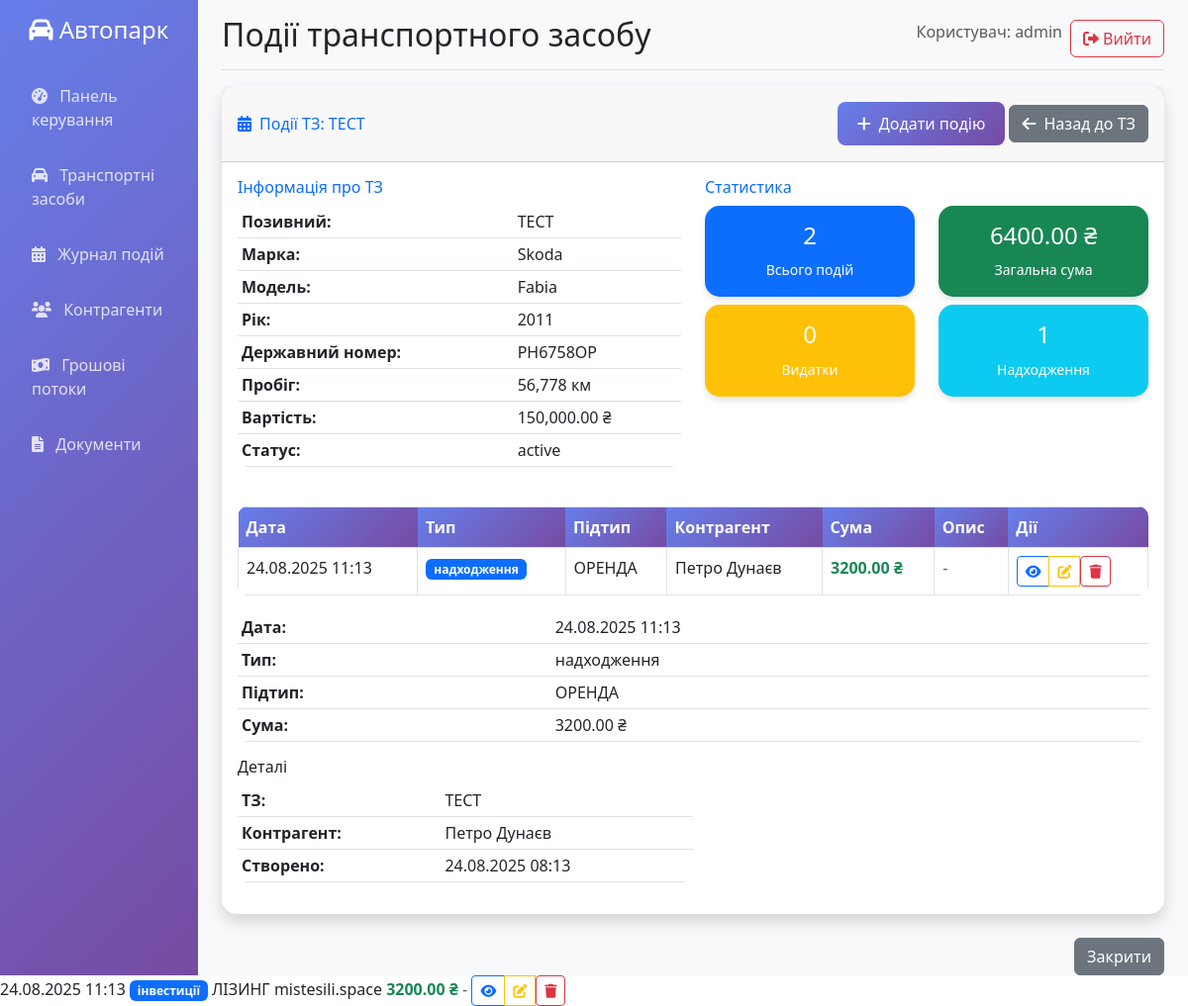
Screenshot of /events/by_vehicle/2 (signed in) with the database file from the repository.
### app.py (models this page shows)
class User(UserMixin, db.Model):
    id = db.Column(db.Integer, primary_key=True)
    username = db.Column(db.String(80), unique=True, nullable=False)
    email = db.Column(db.String(120), unique=True, nullable=False)
    password_hash = db.Column(db.String(120), nullable=False)
    role = db.Column(db.String(20), default='user')
    created_at = db.Column(db.DateTime, default=datetime.utcnow)

class Vehicle(db.Model):
    id = db.Column(db.Integer, primary_key=True)
    brand = db.Column(db.String(50), nullable=False)  # Марка
    model = db.Column(db.String(50), nullable=False)  # Модель
    year = db.Column(db.Integer, nullable=False)  # Год
    engine_volume = db.Column(db.Float)  # Объем двигателя
    vin_code = db.Column(db.String(17), unique=True, nullable=False)  # VIN код
    license_plate = db.Column(db.String(20), unique=True, nullable=False)  # Госномер
    call_sign = db.Column(db.String(20), unique=True, nullable=False)  # Позывной
    mileage = db.Column(db.Integer, default=0)  # Пробег
    last_to_date = db.Column(db.Date)  # Дата последнего ТО (из журнала событий)
    breakdown_history = db.Column(db.Text)  # История поломок (из журнала событий)
    cost = db.Column(db.Float, default=0)  # Стоимость
    payback_weeks = db.Column(db.Integer)  # Недель до окупаемости
    payment_history = db.Column(db.Text)  # История платежей (из журнала событий)
    status = db.Column(db.String(20), default='active')
    created_at = db.Column(db.DateTime, default=datetime.utcnow)

class EventJournal(db.Model):
    id = db.Column(db.Integer, primary_key=True)
    date = db.Column(db.DateTime, nullable=False, default=datetime.utcnow)  # Дата события
    event_type = db.Column(db.String(50), nullable=False)  # ТИП события
    subtype = db.Column(db.String(100), nullable=False)  # ПІДТИП события
    vehicle_id = db.Column(db.Integer, db.ForeignKey('vehicle.id'))  # ОБ'ЄКТ (ТС)
    contractor_id = db.Column(db.Integer, db.ForeignKey('contractor.id'))  # Контрагент
    amount = db.Column(db.Float, default=0)  # Сумма
    description = db.Column(db.Text)  # Описание события
    created_by = db.Column(db.Integer, db.ForeignKey('user.id'))
    created_at = db.Column(db.DateTime, default=datetime.utcnow)
    vehicle = db.relationship('Vehicle', backref='events')
    contractor = db.relationship('Contractor', backref='events')
    user = db.relationship('User', backref='events')

class Contractor(db.Model):
    id = db.Column(db.Integer, primary_key=True)
    contractor_type = db.Column(db.String(50), nullable=False)  # Тип контрагента
    subtype = db.Column(db.String(100))  # Підтип
    name = db.Column(db.String(200), nullable=False)  # Найменування
    phone = db.Column(db.String(20))  # Телефон
    location = db.Column(db.String(200))  # Геолокація
    notes = db.Column(db.Text)  # Примітки
    created_at = db.Column(db.DateTime, default=datetime.utcnow)

### app.py (the view)
@app.route('/events/by_vehicle/<int:vehicle_id>')
@login_required
def events_by_vehicle(vehicle_id):
    vehicle = Vehicle.query.get_or_404(vehicle_id)
    events = EventJournal.query.filter_by(vehicle_id=vehicle_id).order_by(EventJournal.date.desc()).all()
    return render_template('events_by_vehicle.html', events=events, vehicle=vehicle)

### templates/events_by_vehicle.html (shortened to what this page needs)
{% extends "base.html" %}
{% block page_title %}Події транспортного засобу{% endblock %}
{% block content %}
<div class="card shadow mb-4">
    <div class="card-header py-3 d-flex justify-content-between align-items-center">
        <h6 class="m-0 font-weight-bold text-primary">
            <i class="fas fa-calendar-alt me-2"></i>Події ТЗ: {{ vehicle.call_sign }}
        </h6>
        <div>
            <a href="{{ url_for('add_event') }}" class="btn btn-primary">
                <i class="fas fa-plus me-2"></i>Додати подію
            </a>
            <a href="{{ url_for('vehicles') }}" class="btn btn-secondary">
                <i class="fas fa-arrow-left me-2"></i>Назад до ТЗ
            </a>
        </div>
    </div>
    <div class="card-body">
        <div class="row mb-4">
            <div class="col-md-6">
                <h6 class="text-primary">Інформація про ТЗ</h6>
                <table class="table table-sm">
                    <tr><td><strong>Позивний:</strong></td><td>{{ vehicle.call_sign }}</td></tr>
                    <tr><td><strong>Марка:</strong></td><td>{{ vehicle.brand }}</td></tr>
                    <tr><td><strong>Модель:</strong></td><td>{{ vehicle.model }}</td></tr>
                    <tr><td><strong>Рік:</strong></td><td>{{ vehicle.year }}</td></tr>
                    <tr><td><strong>Державний номер:</strong></td><td>{{ vehicle.license_plate }}</td></tr>
                    <tr><td><strong>Пробіг:</strong></td><td>{{ "{:,}".format(vehicle.mileage) }} км</td></tr>
                    <tr><td><strong>Вартість:</strong></td><td>{{ "{:,.2f}".format(vehicle.cost) }} ₴</td></tr>
                    <tr><td><strong>Статус:</strong></td><td>{{ vehicle.status }}</td></tr>
                </table>
            </div>
            <div class="col-md-6">
                <h6 class="text-primary">Статистика</h6>
                <div class="row">
                    <div class="col-6">
                        <div class="card bg-primary text-white">
                            <div class="card-body text-center">
                                <h4>{{ events|length }}</h4>
                                <small>Всього подій</small>
                            </div>
                        </div>
                    </div>
                    <div class="col-6">
                        <div class="card bg-success text-white">
                            <div class="card-body text-center">
                                <h4>{{ "%.2f"|format(events|selectattr('amount', 'gt', 0)|sum(attribute='amount')) }} ₴</h4>
                                <small>Загальна сума</small>
                            </div>
                        </div>
                    </div>
                </div>
                <div class="row mt-2">
                    <div class="col-6">
                        <div class="card bg-warning text-white">
                            <div class="card-body text-center">
                                <h4>{{ events|selectattr('event_type', 'equalto', 'видатки')|list|length }}</h4>
                                <small>Видатки</small>
                            </div>
                        </div>
                    </div>
                    <div class="col-6">
                        <div class="card bg-info text-white">
                            <div class="card-body text-center">
                                <h4>{{ events|selectattr('event_type', 'equalto', 'надходження')|list|length }}</h4>
                                <small>Надходження</small>
                            </div>
                        </div>
                    </div>
                </div>
            </div>
        </div>
        {% if events %}
            <div class="table-responsive">
                <table class="table table-bordered" width="100%" cellspacing="0">
                    <thead>
                        <tr>
                            <th>Дата</th>
                            <th>Тип</th>
                            <th>Підтип</th>
                            <th>Контрагент</th>
                            <th>Сума</th>
                            <th>Опис</th>
                            <th>Дії</th>
                        </tr>
                    </thead>
                    <tbody>
                        {% for event in events %}
                        <tr>
                            <td>{{ event.date.strftime('%d.%m.%Y %H:%M') }}</td>
                            <td>
                                <span class="badge bg-primary">{{ event.event_type }}</span>
                            </td>
                            <td>{{ event.subtype }}</td>
                            <td>
                                {% if event.contractor %}
                                    {{ event.contractor.name }}
                                {% else %}
                                    <span class="text-muted">-</span>
                                {% endif %}
                            </td>
                            <td>
                                {% if event.amount > 0 %}
                                    <span class="text-success fw-bold">{{ "%.2f"|format(event.amount) }} ₴</span>
                                {% elif event.amount < 0 %}
                                    <span class="text-danger fw-bold">{{ "%.2f"|format(event.amount) }} ₴</span>
                                {% else %}
                                    <span class="text-muted">0.00 ₴</span>
                                {% endif %}
                            </td>
                            <td>
                                {% if event.description %}
                                    {{ event.description[:50] }}{% if event.description|length > 50 %}...{% endif %}
                                {% else %}
                                    <span class="text-muted">-</span>
                                {% endif %}
                            </td>
                            <td>
                                <div class="btn-group" role="group">
                                    <button type="button" class="btn btn-sm btn-outline-primary"
                                            data-bs-toggle="modal" data-bs-target="#eventModal{{ event.id }}">
                                        <i class="fas fa-eye"></i>
                                    </button>
                                    <a href="#" class="btn btn-sm btn-outline-warning">
                                        <i class="fas fa-edit"></i>
                                    </a>
                                    <form method="POST" action="{{ url_for('delete_event', event_id=event.id) }}"
                                          style="display: inline;" onsubmit="return confirm('Ви впевнені, що хочете видалити цю подію?')">
                                        <button type="submit" class="btn btn-sm btn-outline-danger">
                                            <i class="fas fa-trash"></i>
                                        </button>
                                    </form>
                                </div>
                            </td>
                        </tr>
                        <div class="modal fade" id="eventModal{{ event.id }}" tabindex="-1">
                            <div class="modal-dialog modal-lg">
                                <div class="modal-content">
                                    <div class="modal-body">
                                        <div class="row">
                                            <div class="col-md-6">
                                                <table class="table table-sm">
                                                    <tr><td><strong>Дата:</strong></td><td>{{ event.date.strftime('%d.%m.%Y %H:%M') }}</td></tr>
                                                    <tr><td><strong>Тип:</strong></td><td>{{ event.event_type }}</td></tr>
                                                    <tr><td><strong>Підтип:</strong></td><td>{{ event.subtype }}</td></tr>
                                                    <tr><td><strong>Сума:</strong></td><td>{{ "%.2f"|format(event.amount) }} ₴</td></tr>
                                                </table>
                                            </div>
                                            <div class="col-md-6">
                                                <h6>Деталі</h6>
                                                <table class="table table-sm">
                                                    <tr><td><strong>ТЗ:</strong></td><td>{{ event.vehicle.call_sign if event.vehicle else '-' }}</td></tr>
                                                    <tr><td><strong>Контрагент:</strong></td><td>{{ event.contractor.name if event.contractor else '-' }}</td></tr>
                                                    <tr><td><strong>Створено:</strong></td><td>{{ event.created_at.strftime('%d.%m.%Y %H:%M') }}</td></tr>
                                                </table>
                                            </div>
                                        </div>
                                    </div>
                                    <div class="modal-footer">
                                        <button type="button" class="btn btn-secondary" data-bs-dismiss="modal">Закрити</button>
                                    </div>
                                </div>
                            </div>
                        </div>
                        {% endfor %}
                    </tbody>
                </table>
            </div>
        {% endif %}
    </div>
</div>
{% endblock %}

### templates/base.html (shortened to what this page needs)
<!DOCTYPE html>
<html lang="ru">
<head>
    <link href="https://cdn.jsdelivr.net/npm/bootstrap@5.3.0/dist/css/bootstrap.min.css" rel="stylesheet">
    <link href="https://cdnjs.cloudflare.com/ajax/libs/font-awesome/6.0.0/css/all.min.css" rel="stylesheet">
</head>
<body>
    {% if current_user.is_authenticated %}
    <div class="container-fluid">
        <div class="row">
            <nav class="col-md-3 col-lg-2 d-md-block sidebar collapse">
                <div class="position-sticky pt-3">
                    <div class="text-center mb-4">
                        <h4 class="text-white"><i class="fas fa-car"></i> Автопарк</h4>
                    </div>
                    <ul class="nav flex-column">
                        <li class="nav-item">
                            <a class="nav-link {% if request.endpoint == 'dashboard' %}active{% endif %}" href="{{ url_for('dashboard') }}">
                                <i class="fas fa-tachometer-alt me-2"></i> Панель керування
                            </a>
                        </li>
                        <li class="nav-item">
                            <a class="nav-link {% if request.endpoint == 'vehicles' %}active{% endif %}" href="{{ url_for('vehicles') }}">
                                <i class="fas fa-car me-2"></i> Транспортні засоби
                            </a>
                        </li>
                        <li class="nav-item">
                            <a class="nav-link {% if request.endpoint == 'events' %}active{% endif %}" href="{{ url_for('events') }}">
                                <i class="fas fa-calendar-alt me-2"></i> Журнал подій
                            </a>
                        </li>
                        <li class="nav-item">
                            <a class="nav-link {% if request.endpoint == 'contractors' %}active{% endif %}" href="{{ url_for('contractors') }}">
                                <i class="fas fa-users me-2"></i> Контрагенти
                            </a>
                        </li>
                        <li class="nav-item">
                            <a class="nav-link {% if request.endpoint == 'cashflow' %}active{% endif %}" href="{{ url_for('cashflow') }}">
                                <i class="fas fa-money-bill-wave me-2"></i> Грошові потоки
                            </a>
                        </li>
                        <li class="nav-item">
                            <a class="nav-link {% if request.endpoint == 'documents' %}active{% endif %}" href="{{ url_for('documents') }}">
                                <i class="fas fa-file-alt me-2"></i> Документи
                            </a>
                        </li>
                    </ul>
                </div>
            </nav>
            <main class="col-md-9 ms-sm-auto col-lg-10 px-md-4 main-content">
                <div class="d-flex justify-content-between flex-wrap flex-md-nowrap align-items-center pt-3 pb-2 mb-3 border-bottom">
                    <h1 class="h2">{% block page_title %}{% endblock %}</h1>
                    <div class="btn-toolbar mb-2 mb-md-0">
                        <div class="btn-group me-2">
                            <span class="text-muted">Користувач: {{ current_user.username }}</span>
                        </div>
                        <a href="{{ url_for('logout') }}" class="btn btn-outline-danger">
                            <i class="fas fa-sign-out-alt"></i> Вийти
                        </a>
                    </div>
                </div>
                {% block content %}{% endblock %}
            </main>
        </div>
    </div>
    {% else %}
        {% block auth_content %}{% endblock %}
    {% endif %}
</body>
</html>

### rows the page displays
User: username "admin"
Vehicle: call_sign "ТЕСТ", brand "Skoda", model "Fabia", year "2011", license_plate "РН6758ОР", mileage "56,778", cost "150,000.00", status "active"
EventJournal: date "24.08.2025 11:13", event_type "надходження", subtype "ОРЕНДА", contractor.name "Петро Дунаєв", amount "3200.00", vehicle "ТЕСТ", contractor "Петро Дунаєв", created_at "24.08.2025 08:13"
EventJournal: date "24.08.2025 11:13", event_type "інвестиції", subtype "ЛІЗИНГ", contractor.name "mistesili.space", amount "3200.00"

### other values shown
{{ events|length }} "2"
{{ events|selectattr('event_type', 'equalto', 'видатки')|list|length }} "0"
{{ events|selectattr('event_type', 'equalto', 'надходження')|list|length }} "1"
